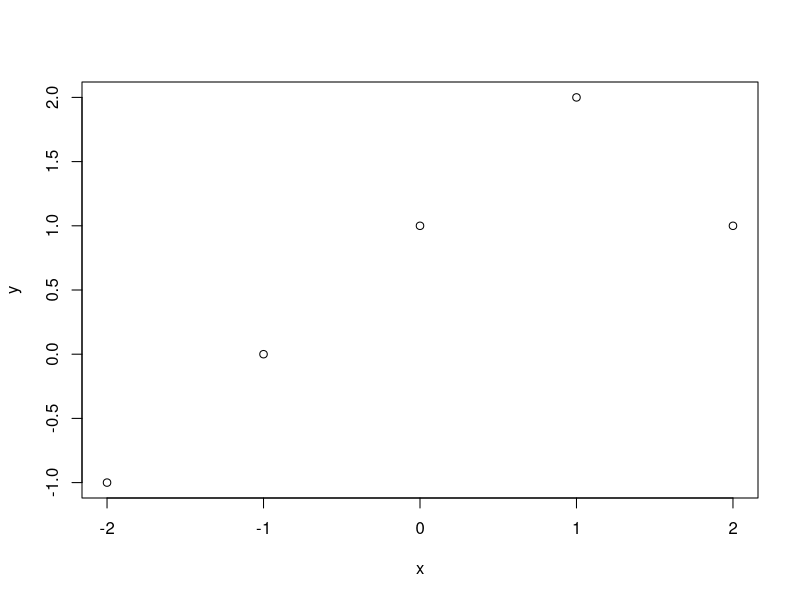

R code for this plot:
## ---- chunk 1
knitr::opts_chunk$set(echo = TRUE)
## ---- chunk 2
x <- -2:2
y <- 1 + x + -2*(x-1)^2 * I(x>1)
plot(x,y)
